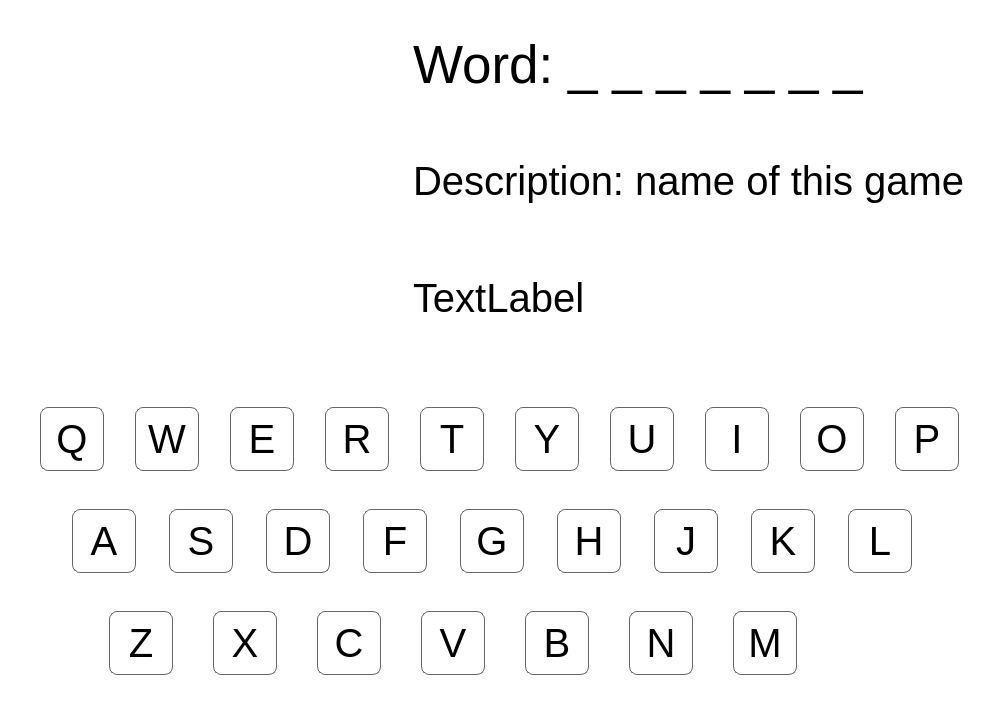
<?xml version="1.0" encoding="UTF-8"?>
<ui version="4.0">
 <class>MainWindow</class>
 <widget class="QMainWindow" name="MainWindow">
  <property name="geometry">
   <rect>
    <x>0</x>
    <y>0</y>
    <width>1002</width>
    <height>712</height>
   </rect>
  </property>
  <property name="windowTitle">
   <string>MainWindow</string>
  </property>
  <widget class="QWidget" name="centralwidget">
   <property name="styleSheet">
    <string notr="true">#centralwidget{
background-color:#FFF;
}
QPushButton{
margin:0;padding:0;border-radius:8px;border:1px solid #666;
background-color:#FFF;
}
QPushButton:pressed{
background-color: #000;
}
QPushButton:hover{
background-color: #eee;
} </string>
   </property>
   <layout class="QVBoxLayout" name="verticalLayout_3">
    <item>
     <layout class="QHBoxLayout" name="horizontalLayout">
      <item>
       <widget class="QLabel" name="label_4">
        <property name="sizePolicy">
         <sizepolicy hsizetype="Preferred" vsizetype="Preferred">
          <horstretch>0</horstretch>
          <verstretch>0</verstretch>
         </sizepolicy>
        </property>
        <property name="minimumSize">
         <size>
          <width>398</width>
          <height>337</height>
         </size>
        </property>
        <property name="maximumSize">
         <size>
          <width>398</width>
          <height>337</height>
         </size>
        </property>
        <property name="sizeIncrement">
         <size>
          <width>0</width>
          <height>0</height>
         </size>
        </property>
        <property name="styleSheet">
         <string notr="true"/>
        </property>
        <property name="text">
         <string/>
        </property>
        <property name="pixmap">
         <pixmap>../resources/Man.svg</pixmap>
        </property>
        <property name="scaledContents">
         <bool>false</bool>
        </property>
        <property name="alignment">
         <set>Qt::AlignRight|Qt::AlignTrailing|Qt::AlignVCenter</set>
        </property>
       </widget>
      </item>
      <item>
       <layout class="QVBoxLayout" name="verticalLayout">
        <item>
         <widget class="QLabel" name="label_2">
          <property name="sizePolicy">
           <sizepolicy hsizetype="Maximum" vsizetype="Preferred">
            <horstretch>0</horstretch>
            <verstretch>0</verstretch>
           </sizepolicy>
          </property>
          <property name="minimumSize">
           <size>
            <width>566</width>
            <height>0</height>
           </size>
          </property>
          <property name="maximumSize">
           <size>
            <width>566</width>
            <height>16777215</height>
           </size>
          </property>
          <property name="font">
           <font>
            <pointsize>40</pointsize>
           </font>
          </property>
          <property name="text">
           <string>Word: _ _ _ _ _ _ _</string>
          </property>
         </widget>
        </item>
        <item>
         <widget class="QLabel" name="label">
          <property name="font">
           <font>
            <pointsize>30</pointsize>
           </font>
          </property>
          <property name="text">
           <string>Description: name of this game</string>
          </property>
         </widget>
        </item>
        <item>
         <widget class="QLabel" name="label_3">
          <property name="font">
           <font>
            <pointsize>30</pointsize>
           </font>
          </property>
          <property name="text">
           <string>TextLabel</string>
          </property>
         </widget>
        </item>
       </layout>
      </item>
     </layout>
    </item>
    <item>
     <widget class="QFrame" name="verticalFrame_2">
      <layout class="QVBoxLayout" name="verticalLayout_2">
       <property name="spacing">
        <number>20</number>
       </property>
       <property name="leftMargin">
        <number>30</number>
       </property>
       <property name="topMargin">
        <number>30</number>
       </property>
       <property name="rightMargin">
        <number>30</number>
       </property>
       <property name="bottomMargin">
        <number>10</number>
       </property>
       <item>
        <layout class="QHBoxLayout" name="horizontalLayout_2" stretch="0,0,0,0,0,0,0,0,0,0">
         <property name="spacing">
          <number>30</number>
         </property>
         <property name="sizeConstraint">
          <enum>QLayout::SetFixedSize</enum>
         </property>
         <property name="leftMargin">
          <number>0</number>
         </property>
         <item>
          <widget class="QPushButton" name="pushButton_6">
           <property name="minimumSize">
            <size>
             <width>0</width>
             <height>0</height>
            </size>
           </property>
           <property name="maximumSize">
            <size>
             <width>64</width>
             <height>64</height>
            </size>
           </property>
           <property name="font">
            <font>
             <pointsize>30</pointsize>
            </font>
           </property>
           <property name="styleSheet">
            <string notr="true"/>
           </property>
           <property name="text">
            <string>Q</string>
           </property>
          </widget>
         </item>
         <item>
          <widget class="QPushButton" name="pushButton_3">
           <property name="minimumSize">
            <size>
             <width>0</width>
             <height>0</height>
            </size>
           </property>
           <property name="maximumSize">
            <size>
             <width>64</width>
             <height>64</height>
            </size>
           </property>
           <property name="font">
            <font>
             <pointsize>30</pointsize>
            </font>
           </property>
           <property name="styleSheet">
            <string notr="true"/>
           </property>
           <property name="text">
            <string>W</string>
           </property>
          </widget>
         </item>
         <item>
          <widget class="QPushButton" name="pushButton_10">
           <property name="minimumSize">
            <size>
             <width>0</width>
             <height>0</height>
            </size>
           </property>
           <property name="maximumSize">
            <size>
             <width>64</width>
             <height>64</height>
            </size>
           </property>
           <property name="font">
            <font>
             <pointsize>30</pointsize>
            </font>
           </property>
           <property name="styleSheet">
            <string notr="true"/>
           </property>
           <property name="text">
            <string>E</string>
           </property>
          </widget>
         </item>
         <item>
          <widget class="QPushButton" name="pushButton_8">
           <property name="maximumSize">
            <size>
             <width>64</width>
             <height>64</height>
            </size>
           </property>
           <property name="font">
            <font>
             <pointsize>30</pointsize>
            </font>
           </property>
           <property name="styleSheet">
            <string notr="true"/>
           </property>
           <property name="text">
            <string>R</string>
           </property>
          </widget>
         </item>
         <item>
          <widget class="QPushButton" name="pushButton_2">
           <property name="minimumSize">
            <size>
             <width>0</width>
             <height>0</height>
            </size>
           </property>
           <property name="maximumSize">
            <size>
             <width>64</width>
             <height>64</height>
            </size>
           </property>
           <property name="font">
            <font>
             <pointsize>30</pointsize>
            </font>
           </property>
           <property name="styleSheet">
            <string notr="true"/>
           </property>
           <property name="text">
            <string>T</string>
           </property>
          </widget>
         </item>
         <item>
          <widget class="QPushButton" name="pushButton_5">
           <property name="minimumSize">
            <size>
             <width>0</width>
             <height>0</height>
            </size>
           </property>
           <property name="maximumSize">
            <size>
             <width>64</width>
             <height>64</height>
            </size>
           </property>
           <property name="font">
            <font>
             <pointsize>30</pointsize>
            </font>
           </property>
           <property name="styleSheet">
            <string notr="true"/>
           </property>
           <property name="text">
            <string>Y</string>
           </property>
          </widget>
         </item>
         <item>
          <widget class="QPushButton" name="pushButton_7">
           <property name="minimumSize">
            <size>
             <width>0</width>
             <height>0</height>
            </size>
           </property>
           <property name="maximumSize">
            <size>
             <width>64</width>
             <height>64</height>
            </size>
           </property>
           <property name="font">
            <font>
             <pointsize>30</pointsize>
            </font>
           </property>
           <property name="styleSheet">
            <string notr="true"/>
           </property>
           <property name="text">
            <string>U</string>
           </property>
          </widget>
         </item>
         <item>
          <widget class="QPushButton" name="pushButton_4">
           <property name="minimumSize">
            <size>
             <width>0</width>
             <height>0</height>
            </size>
           </property>
           <property name="maximumSize">
            <size>
             <width>64</width>
             <height>64</height>
            </size>
           </property>
           <property name="font">
            <font>
             <pointsize>30</pointsize>
            </font>
           </property>
           <property name="styleSheet">
            <string notr="true"/>
           </property>
           <property name="text">
            <string>I</string>
           </property>
          </widget>
         </item>
         <item>
          <widget class="QPushButton" name="pushButton_9">
           <property name="minimumSize">
            <size>
             <width>0</width>
             <height>0</height>
            </size>
           </property>
           <property name="maximumSize">
            <size>
             <width>64</width>
             <height>64</height>
            </size>
           </property>
           <property name="font">
            <font>
             <pointsize>30</pointsize>
            </font>
           </property>
           <property name="styleSheet">
            <string notr="true"/>
           </property>
           <property name="text">
            <string>O</string>
           </property>
          </widget>
         </item>
         <item>
          <widget class="QPushButton" name="pushButton">
           <property name="minimumSize">
            <size>
             <width>0</width>
             <height>0</height>
            </size>
           </property>
           <property name="maximumSize">
            <size>
             <width>64</width>
             <height>64</height>
            </size>
           </property>
           <property name="font">
            <font>
             <pointsize>30</pointsize>
            </font>
           </property>
           <property name="styleSheet">
            <string notr="true"/>
           </property>
           <property name="text">
            <string>P</string>
           </property>
          </widget>
         </item>
        </layout>
       </item>
       <item>
        <layout class="QHBoxLayout" name="horizontalLayout_3" stretch="0,0,0,0,0,0,0,0,0">
         <property name="spacing">
          <number>30</number>
         </property>
         <property name="sizeConstraint">
          <enum>QLayout::SetFixedSize</enum>
         </property>
         <property name="leftMargin">
          <number>30</number>
         </property>
         <property name="rightMargin">
          <number>40</number>
         </property>
         <item>
          <widget class="QPushButton" name="pushButton_18">
           <property name="minimumSize">
            <size>
             <width>0</width>
             <height>0</height>
            </size>
           </property>
           <property name="maximumSize">
            <size>
             <width>64</width>
             <height>64</height>
            </size>
           </property>
           <property name="font">
            <font>
             <pointsize>30</pointsize>
            </font>
           </property>
           <property name="styleSheet">
            <string notr="true"/>
           </property>
           <property name="text">
            <string>A</string>
           </property>
          </widget>
         </item>
         <item>
          <widget class="QPushButton" name="pushButton_15">
           <property name="minimumSize">
            <size>
             <width>0</width>
             <height>0</height>
            </size>
           </property>
           <property name="maximumSize">
            <size>
             <width>64</width>
             <height>64</height>
            </size>
           </property>
           <property name="font">
            <font>
             <pointsize>30</pointsize>
            </font>
           </property>
           <property name="styleSheet">
            <string notr="true"/>
           </property>
           <property name="text">
            <string>S</string>
           </property>
          </widget>
         </item>
         <item>
          <widget class="QPushButton" name="pushButton_16">
           <property name="minimumSize">
            <size>
             <width>0</width>
             <height>0</height>
            </size>
           </property>
           <property name="maximumSize">
            <size>
             <width>64</width>
             <height>64</height>
            </size>
           </property>
           <property name="font">
            <font>
             <pointsize>30</pointsize>
            </font>
           </property>
           <property name="styleSheet">
            <string notr="true"/>
           </property>
           <property name="text">
            <string>D</string>
           </property>
          </widget>
         </item>
         <item>
          <widget class="QPushButton" name="pushButton_13">
           <property name="minimumSize">
            <size>
             <width>0</width>
             <height>0</height>
            </size>
           </property>
           <property name="maximumSize">
            <size>
             <width>64</width>
             <height>64</height>
            </size>
           </property>
           <property name="font">
            <font>
             <pointsize>30</pointsize>
            </font>
           </property>
           <property name="styleSheet">
            <string notr="true"/>
           </property>
           <property name="text">
            <string>F</string>
           </property>
          </widget>
         </item>
         <item>
          <widget class="QPushButton" name="pushButton_11">
           <property name="minimumSize">
            <size>
             <width>0</width>
             <height>0</height>
            </size>
           </property>
           <property name="maximumSize">
            <size>
             <width>64</width>
             <height>64</height>
            </size>
           </property>
           <property name="font">
            <font>
             <pointsize>30</pointsize>
            </font>
           </property>
           <property name="styleSheet">
            <string notr="true"/>
           </property>
           <property name="text">
            <string>G</string>
           </property>
          </widget>
         </item>
         <item>
          <widget class="QPushButton" name="pushButton_17">
           <property name="minimumSize">
            <size>
             <width>0</width>
             <height>0</height>
            </size>
           </property>
           <property name="maximumSize">
            <size>
             <width>64</width>
             <height>64</height>
            </size>
           </property>
           <property name="font">
            <font>
             <pointsize>30</pointsize>
            </font>
           </property>
           <property name="styleSheet">
            <string notr="true"/>
           </property>
           <property name="text">
            <string>H</string>
           </property>
          </widget>
         </item>
         <item>
          <widget class="QPushButton" name="pushButton_14">
           <property name="minimumSize">
            <size>
             <width>0</width>
             <height>0</height>
            </size>
           </property>
           <property name="maximumSize">
            <size>
             <width>64</width>
             <height>64</height>
            </size>
           </property>
           <property name="font">
            <font>
             <pointsize>30</pointsize>
            </font>
           </property>
           <property name="styleSheet">
            <string notr="true"/>
           </property>
           <property name="text">
            <string>J</string>
           </property>
          </widget>
         </item>
         <item>
          <widget class="QPushButton" name="pushButton_12">
           <property name="minimumSize">
            <size>
             <width>0</width>
             <height>0</height>
            </size>
           </property>
           <property name="maximumSize">
            <size>
             <width>64</width>
             <height>64</height>
            </size>
           </property>
           <property name="font">
            <font>
             <pointsize>30</pointsize>
            </font>
           </property>
           <property name="styleSheet">
            <string notr="true"/>
           </property>
           <property name="text">
            <string>K</string>
           </property>
          </widget>
         </item>
         <item>
          <widget class="QPushButton" name="pushButton_19">
           <property name="minimumSize">
            <size>
             <width>0</width>
             <height>0</height>
            </size>
           </property>
           <property name="maximumSize">
            <size>
             <width>64</width>
             <height>64</height>
            </size>
           </property>
           <property name="font">
            <font>
             <pointsize>30</pointsize>
            </font>
           </property>
           <property name="styleSheet">
            <string notr="true"/>
           </property>
           <property name="text">
            <string>L</string>
           </property>
          </widget>
         </item>
        </layout>
       </item>
       <item>
        <layout class="QHBoxLayout" name="horizontalLayout_4" stretch="0,0,0,0,0,0,0">
         <property name="spacing">
          <number>30</number>
         </property>
         <property name="sizeConstraint">
          <enum>QLayout::SetFixedSize</enum>
         </property>
         <property name="leftMargin">
          <number>60</number>
         </property>
         <property name="rightMargin">
          <number>150</number>
         </property>
         <item>
          <widget class="QPushButton" name="pushButton_24">
           <property name="minimumSize">
            <size>
             <width>0</width>
             <height>0</height>
            </size>
           </property>
           <property name="maximumSize">
            <size>
             <width>64</width>
             <height>64</height>
            </size>
           </property>
           <property name="font">
            <font>
             <pointsize>30</pointsize>
            </font>
           </property>
           <property name="styleSheet">
            <string notr="true"/>
           </property>
           <property name="text">
            <string>Z</string>
           </property>
          </widget>
         </item>
         <item>
          <widget class="QPushButton" name="pushButton_20">
           <property name="minimumSize">
            <size>
             <width>0</width>
             <height>0</height>
            </size>
           </property>
           <property name="maximumSize">
            <size>
             <width>64</width>
             <height>64</height>
            </size>
           </property>
           <property name="font">
            <font>
             <pointsize>30</pointsize>
            </font>
           </property>
           <property name="styleSheet">
            <string notr="true"/>
           </property>
           <property name="text">
            <string>X</string>
           </property>
          </widget>
         </item>
         <item>
          <widget class="QPushButton" name="pushButton_23">
           <property name="minimumSize">
            <size>
             <width>0</width>
             <height>0</height>
            </size>
           </property>
           <property name="maximumSize">
            <size>
             <width>64</width>
             <height>64</height>
            </size>
           </property>
           <property name="font">
            <font>
             <pointsize>30</pointsize>
            </font>
           </property>
           <property name="styleSheet">
            <string notr="true"/>
           </property>
           <property name="text">
            <string>C</string>
           </property>
          </widget>
         </item>
         <item>
          <widget class="QPushButton" name="pushButton_22">
           <property name="minimumSize">
            <size>
             <width>0</width>
             <height>0</height>
            </size>
           </property>
           <property name="maximumSize">
            <size>
             <width>64</width>
             <height>64</height>
            </size>
           </property>
           <property name="font">
            <font>
             <pointsize>30</pointsize>
            </font>
           </property>
           <property name="styleSheet">
            <string notr="true"/>
           </property>
           <property name="text">
            <string>V</string>
           </property>
          </widget>
         </item>
         <item>
          <widget class="QPushButton" name="pushButton_25">
           <property name="minimumSize">
            <size>
             <width>0</width>
             <height>0</height>
            </size>
           </property>
           <property name="maximumSize">
            <size>
             <width>64</width>
             <height>64</height>
            </size>
           </property>
           <property name="font">
            <font>
             <pointsize>30</pointsize>
            </font>
           </property>
           <property name="styleSheet">
            <string notr="true"/>
           </property>
           <property name="text">
            <string>B</string>
           </property>
          </widget>
         </item>
         <item>
          <widget class="QPushButton" name="pushButton_21">
           <property name="minimumSize">
            <size>
             <width>0</width>
             <height>0</height>
            </size>
           </property>
           <property name="maximumSize">
            <size>
             <width>64</width>
             <height>64</height>
            </size>
           </property>
           <property name="font">
            <font>
             <pointsize>30</pointsize>
            </font>
           </property>
           <property name="styleSheet">
            <string notr="true"/>
           </property>
           <property name="text">
            <string>N</string>
           </property>
          </widget>
         </item>
         <item>
          <widget class="QPushButton" name="pushButton_26">
           <property name="minimumSize">
            <size>
             <width>0</width>
             <height>0</height>
            </size>
           </property>
           <property name="maximumSize">
            <size>
             <width>64</width>
             <height>64</height>
            </size>
           </property>
           <property name="font">
            <font>
             <pointsize>30</pointsize>
            </font>
           </property>
           <property name="styleSheet">
            <string notr="true"/>
           </property>
           <property name="text">
            <string>M</string>
           </property>
          </widget>
         </item>
        </layout>
       </item>
      </layout>
     </widget>
    </item>
   </layout>
  </widget>
 </widget>
 <resources/>
 <connections/>
</ui>
